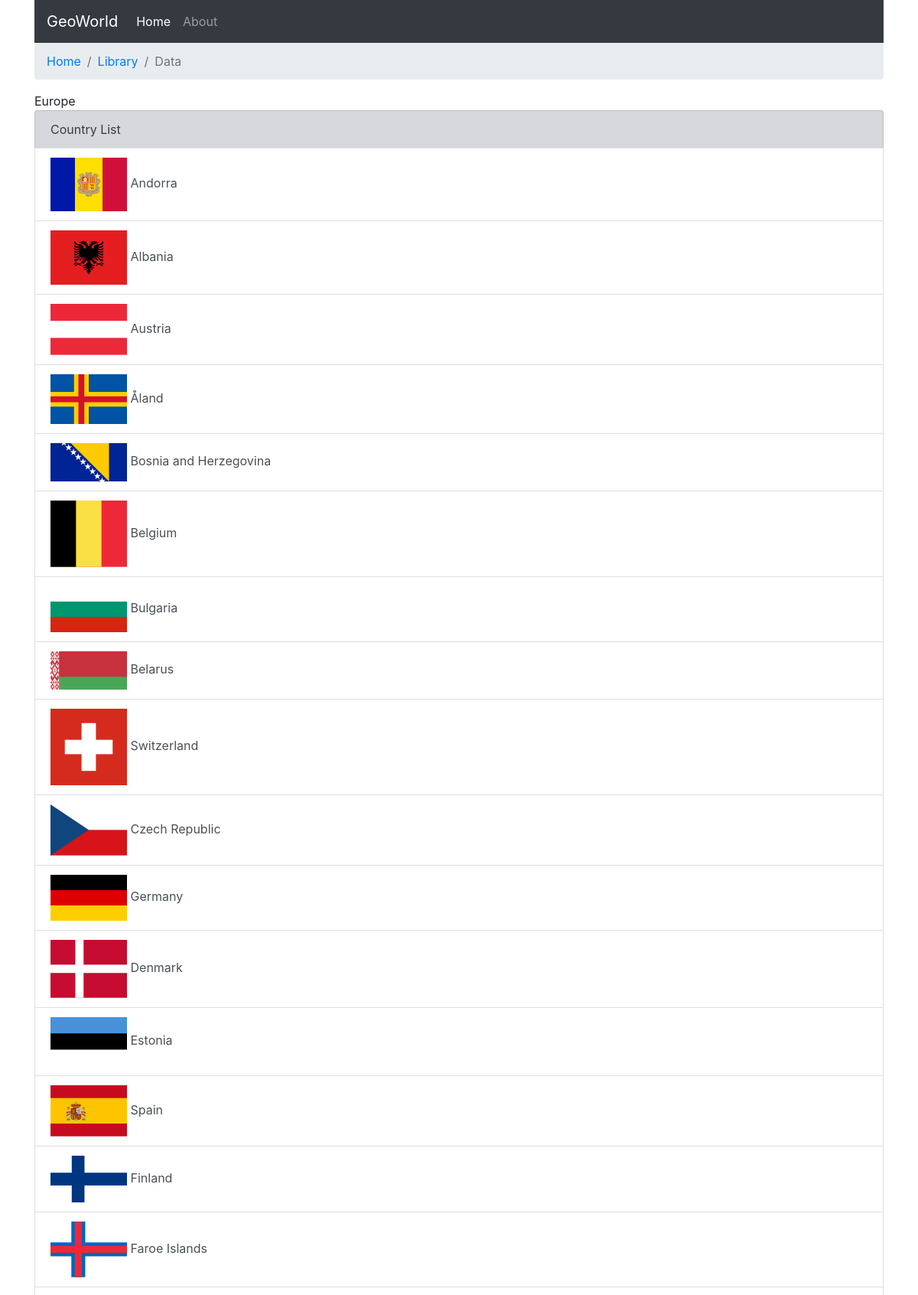
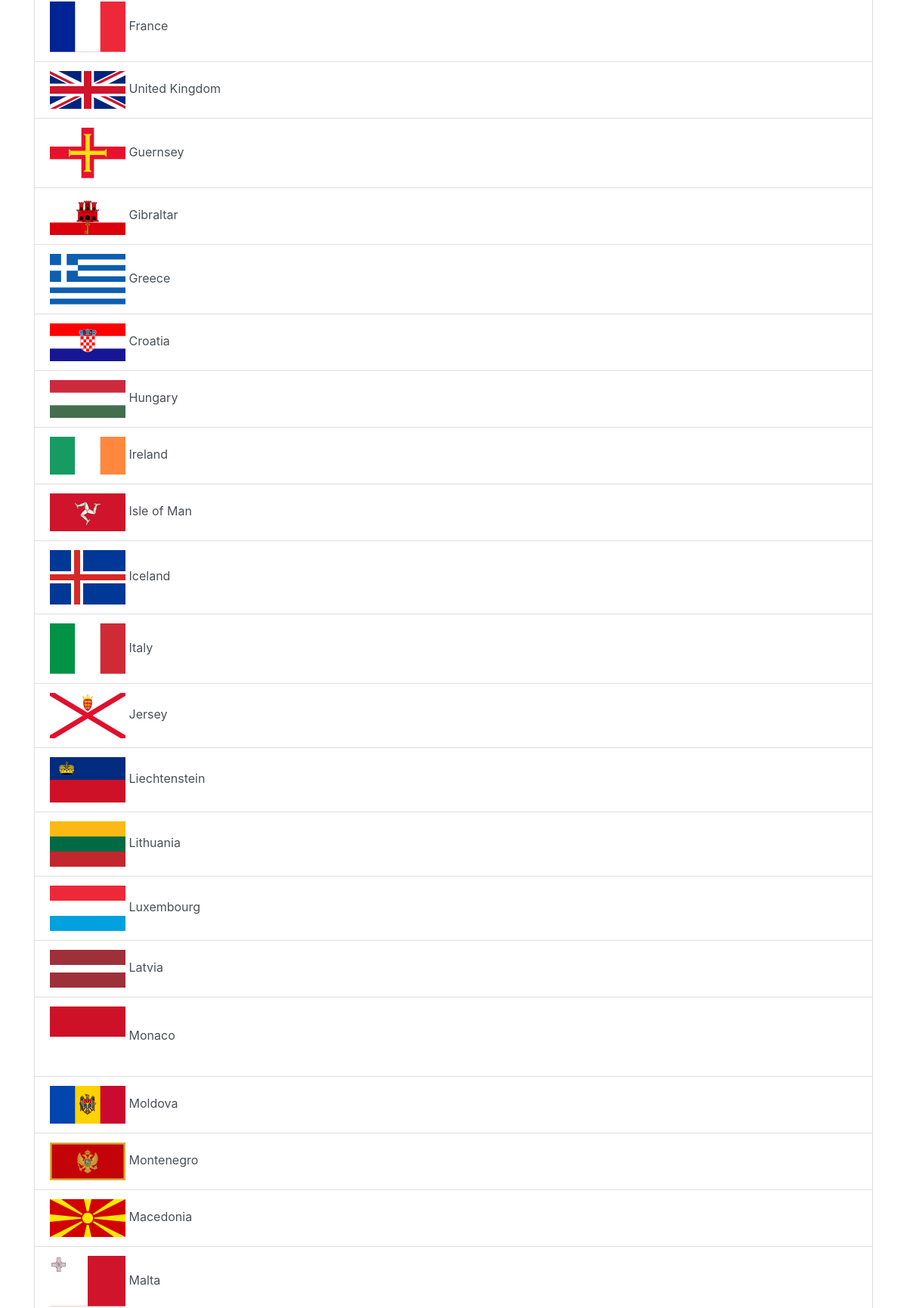
The app's page /continent.php?code=EU (upper part) with its own data (2 pictures, top to bottom).
### tables this page shows
CREATE TABLE `continents` (
  `code` char(2) NOT NULL COMMENT 'Continent code',
  `name` varchar(255) DEFAULT NULL,
  `description` text NOT NULL
);

CREATE TABLE `countries` (
  `country_id` int(11) NOT NULL,
  `code` char(2) NOT NULL COMMENT 'Two-letter country code (ISO 3166-1 alpha-2)',
  `name` varchar(64) NOT NULL COMMENT 'English country name',
  `official_name` varchar(128) NOT NULL COMMENT 'Official English country name',
  `iso3` char(3) NOT NULL COMMENT 'Three-letter country code (ISO 3166-1 alpha-3)',
  `number` smallint(3) UNSIGNED ZEROFILL NOT NULL COMMENT 'Three-digit country number (ISO 3166-1 numeric)',
  `currency` varchar(128) NOT NULL,
  `capital` varchar(128) NOT NULL,
  `area` int(11) NOT NULL,
  `continent_code` char(2) NOT NULL,
  `coords` varchar(255) NOT NULL,
  `display_order` int(3) NOT NULL DEFAULT '900'
);

### functions.php (called while the page is built, shortened)
<?php
function getContinent(PDO $connection, $code) {
    $sql = "SELECT * FROM continents " . "WHERE code=?";
    $stmt = $connection->prepare($sql);
    $stmt->execute([$code]);
    $continent = $stmt->fetch();
    return $continent;
}
function getCountriesByContinent (PDO $connection, $code) {
    $sql = "SELECT * FROM countries WHERE continent_code=?";
    $stmt = $connection->prepare($sql);
    $stmt->execute([$code]);
    $countries = $stmt->fetchAll();
    return $countries;
}

### continent.php (the view)
<?php
include("functions.php");
$connection = connect();
$code = $_GET['code'];
$continent = getContinent($connection, $code);
$countries = getCountriesByContinent($connection, $code);
?>
<?php include("header.php"); ?>
    <main>
        <div class="container">
            <?= $continent['name'] ?>
            <div class="list-group">
                <div class="list-group-item list-group-item-secondary">Country List</div>
                <?php foreach ($countries as $countryItem) : ?>
                <a href="country.php?code=<?= $countryItem['code'] ?>" class="list-group-item list-group-item-action">
                    <img src="Source_Files/images/countries/png100px/<?= strtolower($countryItem['code']) ?>.png">
                    <?= $countryItem['name'] ?>
                </a>
                <?php endforeach; ?>
            </div>
        </div>
    </main>
<?php include("footer.php"); ?>

### records on screen
continents: name "Europe"
countries: shows a picture, name "Andorra"
countries: shows a picture, name "Albania"
countries: shows a picture, name "Austria"
countries: shows a picture, name "Åland"
countries: shows a picture, name "Bosnia and Herzegovina"
countries: shows a picture, name "Belgium"
countries: shows a picture, name "Bulgaria"
countries: shows a picture, name "Belarus"
countries: shows a picture, name "Switzerland"
countries: shows a picture, name "Czech Republic"
countries: shows a picture, name "Germany"
countries: shows a picture, name "Denmark"
countries: shows a picture, name "Estonia"
countries: shows a picture, name "Spain"
countries: shows a picture, name "Finland"
countries: shows a picture, name "Faroe Islands"
countries: shows a picture, name "France"
countries: shows a picture, name "United Kingdom"
countries: shows a picture, name "Guernsey"
countries: shows a picture, name "Gibraltar"
countries: shows a picture, name "Greece"
countries: shows a picture, name "Croatia"
countries: shows a picture, name "Hungary"
countries: shows a picture, name "Ireland"
countries: shows a picture, name "Isle of Man"
countries: shows a picture, name "Iceland"
countries: shows a picture, name "Italy"
countries: shows a picture, name "Jersey"
countries: shows a picture, name "Liechtenstein"
countries: shows a picture, name "Lithuania"
countries: shows a picture, name "Luxembourg"
countries: shows a picture, name "Latvia"
countries: shows a picture, name "Monaco"
countries: shows a picture, name "Moldova"
countries: shows a picture, name "Montenegro"
countries: shows a picture, name "Macedonia"
countries: shows a picture, name "Malta"
